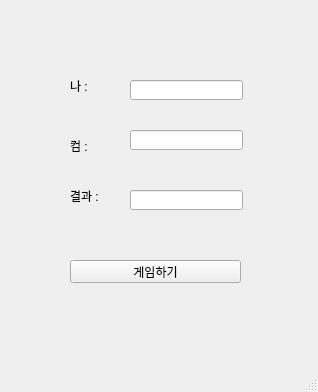
<?xml version="1.0" encoding="UTF-8"?>
<ui version="4.0">
 <class>MainWindow</class>
 <widget class="QMainWindow" name="MainWindow">
  <property name="geometry">
   <rect>
    <x>0</x>
    <y>0</y>
    <width>318</width>
    <height>392</height>
   </rect>
  </property>
  <property name="windowTitle">
   <string>MainWindow</string>
  </property>
  <widget class="QWidget" name="centralwidget">
   <widget class="QLabel" name="lbl_mine">
    <property name="geometry">
     <rect>
      <x>70</x>
      <y>80</y>
      <width>56</width>
      <height>12</height>
     </rect>
    </property>
    <property name="text">
     <string>나 :</string>
    </property>
   </widget>
   <widget class="QLabel" name="lbl_com">
    <property name="geometry">
     <rect>
      <x>70</x>
      <y>140</y>
      <width>56</width>
      <height>12</height>
     </rect>
    </property>
    <property name="text">
     <string>컴 :</string>
    </property>
   </widget>
   <widget class="QLabel" name="lbl_result">
    <property name="geometry">
     <rect>
      <x>70</x>
      <y>190</y>
      <width>56</width>
      <height>12</height>
     </rect>
    </property>
    <property name="text">
     <string>결과 :</string>
    </property>
   </widget>
   <widget class="QLineEdit" name="le_mine">
    <property name="geometry">
     <rect>
      <x>130</x>
      <y>80</y>
      <width>113</width>
      <height>20</height>
     </rect>
    </property>
   </widget>
   <widget class="QLineEdit" name="le_com">
    <property name="geometry">
     <rect>
      <x>130</x>
      <y>130</y>
      <width>113</width>
      <height>20</height>
     </rect>
    </property>
   </widget>
   <widget class="QLineEdit" name="le_result">
    <property name="geometry">
     <rect>
      <x>130</x>
      <y>190</y>
      <width>113</width>
      <height>20</height>
     </rect>
    </property>
   </widget>
   <widget class="QPushButton" name="pb">
    <property name="geometry">
     <rect>
      <x>70</x>
      <y>260</y>
      <width>171</width>
      <height>23</height>
     </rect>
    </property>
    <property name="text">
     <string>게임하기</string>
    </property>
   </widget>
  </widget>
  <widget class="QMenuBar" name="menubar">
   <property name="geometry">
    <rect>
     <x>0</x>
     <y>0</y>
     <width>318</width>
     <height>21</height>
    </rect>
   </property>
  </widget>
  <widget class="QStatusBar" name="statusbar"/>
 </widget>
 <resources/>
 <connections/>
</ui>
